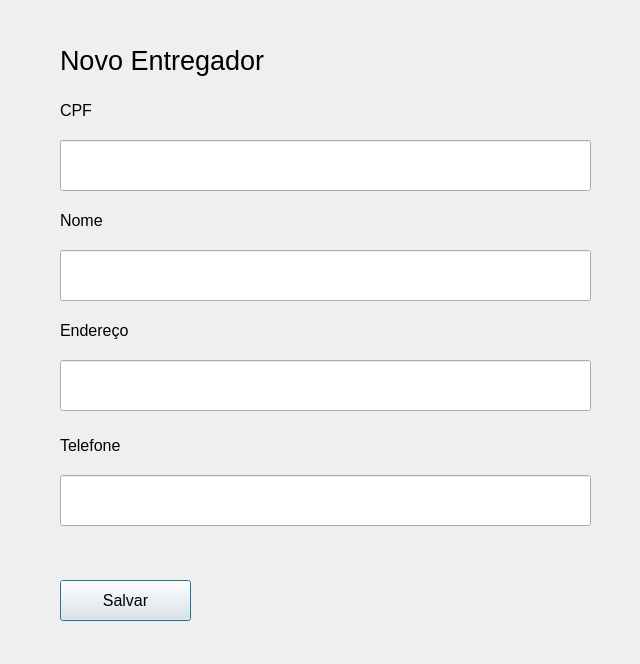
<?xml version="1.0" encoding="UTF-8"?>
<ui version="4.0">
 <class>Dialog</class>
 <widget class="QDialog" name="Dialog">
  <property name="geometry">
   <rect>
    <x>0</x>
    <y>0</y>
    <width>640</width>
    <height>664</height>
   </rect>
  </property>
  <property name="windowTitle">
   <string>Dialog</string>
  </property>
  <widget class="QLabel" name="label">
   <property name="geometry">
    <rect>
     <x>60</x>
     <y>30</y>
     <width>261</width>
     <height>61</height>
    </rect>
   </property>
   <property name="font">
    <font>
     <pointsize>20</pointsize>
    </font>
   </property>
   <property name="text">
    <string>Novo Entregador</string>
   </property>
  </widget>
  <widget class="QLineEdit" name="lineEdit">
   <property name="geometry">
    <rect>
     <x>60</x>
     <y>140</y>
     <width>531</width>
     <height>51</height>
    </rect>
   </property>
   <property name="font">
    <font>
     <pointsize>12</pointsize>
    </font>
   </property>
  </widget>
  <widget class="QLabel" name="label_2">
   <property name="geometry">
    <rect>
     <x>60</x>
     <y>95</y>
     <width>61</width>
     <height>31</height>
    </rect>
   </property>
   <property name="font">
    <font>
     <pointsize>12</pointsize>
    </font>
   </property>
   <property name="text">
    <string>CPF</string>
   </property>
  </widget>
  <widget class="QLabel" name="label_3">
   <property name="geometry">
    <rect>
     <x>60</x>
     <y>205</y>
     <width>91</width>
     <height>31</height>
    </rect>
   </property>
   <property name="font">
    <font>
     <pointsize>12</pointsize>
    </font>
   </property>
   <property name="text">
    <string>Nome</string>
   </property>
  </widget>
  <widget class="QLineEdit" name="lineEdit_2">
   <property name="geometry">
    <rect>
     <x>60</x>
     <y>250</y>
     <width>531</width>
     <height>51</height>
    </rect>
   </property>
   <property name="font">
    <font>
     <pointsize>12</pointsize>
    </font>
   </property>
  </widget>
  <widget class="QLabel" name="label_4">
   <property name="geometry">
    <rect>
     <x>60</x>
     <y>315</y>
     <width>91</width>
     <height>31</height>
    </rect>
   </property>
   <property name="font">
    <font>
     <pointsize>12</pointsize>
    </font>
   </property>
   <property name="text">
    <string>Endereço</string>
   </property>
  </widget>
  <widget class="QLineEdit" name="lineEdit_3">
   <property name="geometry">
    <rect>
     <x>60</x>
     <y>360</y>
     <width>531</width>
     <height>51</height>
    </rect>
   </property>
   <property name="font">
    <font>
     <pointsize>12</pointsize>
    </font>
   </property>
  </widget>
  <widget class="QPushButton" name="pushButton">
   <property name="geometry">
    <rect>
     <x>60</x>
     <y>580</y>
     <width>131</width>
     <height>41</height>
    </rect>
   </property>
   <property name="font">
    <font>
     <pointsize>12</pointsize>
    </font>
   </property>
   <property name="text">
    <string>Salvar</string>
   </property>
  </widget>
  <widget class="QLineEdit" name="lineEdit_4">
   <property name="geometry">
    <rect>
     <x>60</x>
     <y>475</y>
     <width>531</width>
     <height>51</height>
    </rect>
   </property>
   <property name="font">
    <font>
     <pointsize>12</pointsize>
    </font>
   </property>
  </widget>
  <widget class="QLabel" name="label_5">
   <property name="geometry">
    <rect>
     <x>60</x>
     <y>430</y>
     <width>91</width>
     <height>31</height>
    </rect>
   </property>
   <property name="font">
    <font>
     <pointsize>12</pointsize>
    </font>
   </property>
   <property name="text">
    <string>Telefone</string>
   </property>
  </widget>
 </widget>
 <resources/>
 <connections/>
</ui>
